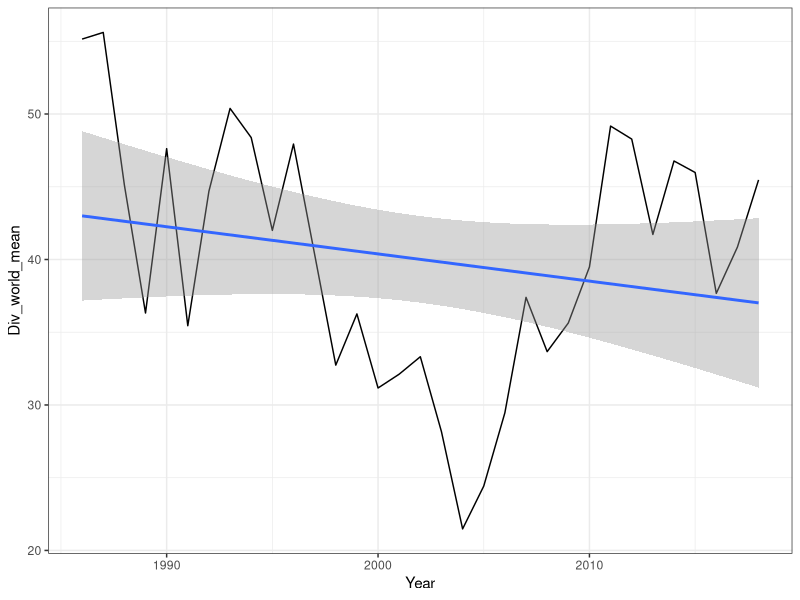

Generate this figure with R:
library(tidyverse)

########################################
### The previous dataset---till 2012 ###
########################################

# df_bond <- readr::read_csv('FTS_Data_Bond.csv',
#                              na = c("", "NA", ".", " ", "NaN", 'Inf', '-Inf'),
#                              skip = 3,
#                              col_names = T,
#                              col_types = cols(.default = col_double(),
#                                               Date = col_date(format = "%m/%d/%Y")))
# 
# df_bond <- df_bond %>%
#   dplyr::mutate('Year' = lubridate::year(Date)) %>%
#   dplyr::mutate('Canada_lag' = dplyr::lag(Canada)) %>% #include one-day lags
#   dplyr::mutate('US_lag' = dplyr::lag(US)) %>% #include one-day lags
#   dplyr::select(-Date_Number) %>%
#   dplyr::select(Date, Year, everything())

###########################################
### The new dataset---updated till 2018 ###
###########################################

df_bond <- readr::read_csv('CGR_data_2018_bond.csv',
                             na = c("", "NA", ".", " ", "NaN", 'Inf', '-Inf'),
                             col_names = T,
                             col_types = cols(.default = col_double(),
                                              Date = col_date(format = "%d/%m/%Y")))

df_bond <- df_bond %>%
  dplyr::mutate('Year' = lubridate::year(Date)) %>%
  dplyr::filter(Year < 2019) %>%
  dplyr::mutate('Canada_lag' = dplyr::lag(Canada)) %>% #include one-day lags
  dplyr::mutate('US_lag' = dplyr::lag(US)) %>% #include one-day lags
  dplyr::select(Date, Year, everything())

### Analysis begins here ###

name_country_full <- df_bond %>%
  dplyr::select(-c(Date, Year, Canada_lag, US_lag)) %>%
  colnames(.)


func_deduplic <- function(vec)
{
  # This function accepts a vector
  # and replaces duplicated entries
  # with missing values
  vec[duplicated(vec)] <- NA
  return(vec)
}

# Ignoring duplicated entries
df_bond_deduplic <- df_bond %>%
  dplyr::select(-c(Year, Date)) %>%
  apply(., 2, func_deduplic) %>%
  tibble::as_tibble(.) %>%
  tibble::add_column('Date' = df_bond$Date, 'Year' = df_bond$Year) %>%
  dplyr::select(Date, Year, everything(.))

# Taking log returns = log(I_t) - log(I_{t-1})
df_bond_return <- df_bond_deduplic %>%
  dplyr::select(-c(Date, Year)) %>%
  apply(., 2, function(vec){return(c(NA, diff(log(vec))))}) %>%
  tibble::as_tibble(.) %>%
  tibble::add_column('Date' = df_bond$Date, 'Year' = df_bond$Year) %>%
  dplyr::select(Date, Year, everything(.))

# Using nested dataframes
nest_year_return <- df_bond_return %>%
  dplyr::select(-Date) %>%
  dplyr::group_by(Year) %>%
  tidyr::nest(.)

# How many valid returns to use per year?
num_bond_usable <- 50
#num_bond_usable <- 100

func_valid_ret <- function(df, n = num_bond_usable)
{
  # This function accepts a return data matrix and 
  # accepts only those columns which have enough
  # usable entries ( >= num_bond_usable)
  temp_NA <- apply(df, 2, function(vec){sum(is.na(vec))})
  
  df_2 <- df[, temp_NA < (nrow(df) - n)]
  
  return(df_2)
}

nest_year_return <- nest_year_return %>%
  dplyr::mutate('LHS_country_valid' = purrr::map(data, func_valid_ret))

##############################
##### COUNTRY COHORTS ########
##############################

# Pre 86 cohort
temp_85 <- nest_year_return %>%
  dplyr::filter(Year == 1985) %>%
  dplyr::select(-data)

country_85_temp <- temp_85$LHS_country_valid[[1]] %>%
  colnames()

country_85 <- country_85_temp[1:(length(country_85_temp)-2)]

# 86-99 cohort
temp_99 <- nest_year_return %>%
  dplyr::filter(Year == 1999) %>%
  dplyr::select(-data)

country_8699 <- temp_99$LHS_country_valid[[1]] %>%
  colnames()

country_99_temp <- setdiff(country_8699, country_85)
country_99 <- country_99_temp[1:(length(country_99_temp)-2)]

# post 99
temp_2018 <- nest_year_return %>%
  dplyr::filter(Year == 2018) %>%
  dplyr::select(-data)

country_9918 <- temp_2018$LHS_country_valid[[1]] %>%
  colnames()

country_2018_temp <- setdiff(country_9918, union(country_99, country_85))
country_2018 <- country_2018_temp[1:(length(country_2018_temp)-2)]

#############################  


year_cohort <- 1986

func_rm_full_NA <- function(df)
{
  # This function accepts a data frame
  # and removes columns which are
  # completely full of missing values
  return(df[, colSums(is.na(df)) < nrow(df)])
}

# Names of pre-86 cohort countries
name_country_pre_cohort <- df_bond_return %>%
  dplyr::filter(Year < year_cohort) %>%
  dplyr::select(-c(Date, Year, Canada_lag, US_lag)) %>%
  func_rm_full_NA(.) %>%
  colnames(.)

# Names of ordinary countries
name_country_ordinary <- dplyr::setdiff(name_country_full, 
                                        name_country_pre_cohort)

# Select from the set of columns the pre-86 countries 
# along with the one-day lags of US and Canada
func_select_RHS_countries <- function(df)
{
  # This function accepts a return data matrix
  # and returns the pre86 cohort with the one-day
  # lags of US and Canada---to be used for the 
  # computation of principal components
  
  return(df[, c(dplyr::intersect(colnames(df), name_country_pre_cohort), 
                'Canada_lag', 'US_lag')])
}

func_select_ordinary <- function(df)
{
  # This accepts a data return matrix and selects 
  # the ordinary non-pre86 cohort country columns
  return(df[, dplyr::intersect(colnames(df), name_country_ordinary)])
}

func_select_pre_cohort <- function(df)
{
  # This accepts a data return matrix and selects 
  # the ordinary non-pre86 cohort country columns
  return(df[, dplyr::intersect(colnames(df), name_country_pre_cohort)])
}

nest_year_return_LHS_RHS <- nest_year_return %>%
  dplyr::filter(Year >= year_cohort) %>%
  dplyr::mutate('RHS_country' = purrr::map(data, 
                                           func_select_RHS_countries)) %>%
  dplyr::mutate('LHS_country_ordinary' = purrr::map(LHS_country_valid, 
                                                    func_select_ordinary)) %>%
  dplyr::select(-data)


nest_year_return_LHS_RHS <- nest_year_return_LHS_RHS %>%
  dplyr::mutate('RHS_country_rm_NA_col' = purrr::map(RHS_country, func_rm_full_NA))

func_NA_med_df <- function(df)
{
  # This function accepts a dataframe and
  # replaces missing values with column medians
  func_NA_med_vec <- function(vec)
  {
    vec[is.na(vec)] <- median(vec, na.rm = T)
    return(vec)
  }
  
  df_2 <- apply(df, 2, func_NA_med_vec)
  return(df_2)
}


nest_year_return_LHS_RHS <- nest_year_return_LHS_RHS %>%
  dplyr::mutate('RHS_country_clean' = purrr::map(RHS_country_rm_NA_col, func_NA_med_df), 
                'Cov_matrix' = purrr::map(RHS_country_clean, cov),
                'Eig_val' = purrr::map(Cov_matrix, function(df){return(eigen(df)$values)}),
                'Eig_vec' = purrr::map(Cov_matrix, function(df){return(eigen(df)$vectors)}),
                'Share' = purrr::map(Eig_val, function(vec){return(cumsum(vec)/sum(vec))})) %>%
  dplyr::select(-RHS_country)

nest_lag_eig <- dplyr::lag(nest_year_return_LHS_RHS$Eig_vec) #due to some weird nested lag behavior

# Adding lags of eigenvectors
nest_year_return_LHS_RHS <- nest_year_return_LHS_RHS %>%
  tibble::add_column('Lag_eig_vec' = nest_lag_eig)

func_pc_90 <- function(vec)
{
  # This function accepts a cumulative share of variance
  # vector and returns the number of PCs needed for 90% coverage 
  return(min(which(vec >= 0.90)))
}

# How many PCs needed for explaining 90% of variation?
# num_pc_90 <- sapply(nest_year_return_LHS_RHS$Share, func_pc_90)
num_pc_90 <- purrr::map_dbl(nest_year_return_LHS_RHS$Share, func_pc_90)
# num_pc_bond <- ceiling(median(num_pc_90)) # 12 are enough
num_pc_bond <- max(num_pc_90) # At John's suggestion

#############################################
### PC computation for ordinary countries ###
#############################################

func_pc_out_sample <- function(df1, df2)
{
  # This function accepts 2 dataframes, compares their
  # columns and rows to see if they can be multiplied,
  # then finds submatrices compatible with multiplication,
  # and multiplies the two matrices
  
  data_matrix <- as.matrix(df1)
  ncol_data <- ncol(data_matrix) #column number in data
  nrow_eig <- nrow(df2) #row number in eigenmatrix
  
  if (ncol_data < nrow_eig) #if num of row is more
  {
    eig_mat <- df2[1:ncol_data, ] #select submatrix
    temp <- data_matrix%*%eig_mat #multiply
  } else 
  {
    data_mat <- data_matrix[, 1:nrow_eig] #select submatrix
    temp <- data_mat%*%df2 #multiply
  }
  
  pc_out_sample <- temp
  
  return(pc_out_sample)
}

# Compute PCs
# nest_year_return_LHS_RHS <- nest_year_return_LHS_RHS %>%
#   dplyr::filter(Year >= year_cohort + 1) %>%
#   dplyr::mutate('PC_out_sample' = purrr::map2(RHS_country_clean, Lag_eig_vec,
#                                               function(df1, df2){return(df1%*%df2)}), #note df1%*%df2 [!]
#                 'PC_out_sample_90' = purrr::map(PC_out_sample,
#                                                 function(df){return(df[, 1:num_pc_bond])}))

nest_year_return_LHS_RHS <- nest_year_return_LHS_RHS %>%
  #dplyr::filter(!(purrr::map_lgl(Lag_eig_vec, function(df){return(any(is.na(df)))}))) %>%
  dplyr::filter(Year > 1986) %>%
  dplyr::mutate('PC_out_sample' = purrr::map2(RHS_country_clean, Lag_eig_vec,
                                              func_pc_out_sample),
                'PC_out_sample_90' = purrr::map(PC_out_sample,
                                                function(df){return(df[, 1:num_pc_bond])})
                )


nest_year_regression <- nest_year_return_LHS_RHS %>%
  dplyr::select(Year, LHS_country_ordinary, PC_out_sample_90)

func_inf_nan_NA_df <- function(df)
{
  # This accepts a dataframe and treats any infinite
  # or NaN values as missing
  func_inf_nan_NA_vec <- function(vec)
  {
    vec[is.infinite(vec) | is.nan(vec)] <- NA
    return(vec)
  }
  
  return(apply(df, 2, func_inf_nan_NA_vec))
}

# Treat as missing any infinite or NaN values that might be remaining
nest_year_regression <- nest_year_regression %>%
  dplyr::mutate('LHS_clean' = purrr::map(LHS_country_ordinary, func_inf_nan_NA_df))

func_lm_div <- function(df1, df2)
{
  # This function accepts the LHS and RHS of regressions
  # and returns the diversification index = 100*(1-adj_R_sqr)
  lhs <- as.matrix(df1)
  rhs <- as.matrix(df2)
  
  div <- list(NULL)
  
  for (j in 1:ncol(lhs)) #for each LHS country
  {
    lm_summary <- summary(lm(formula = lhs[, j] ~ rhs))
    adj_rsq <- max(lm_summary$adj.r.squared, 0)
    div[[j]] <- 100*(1 - adj_rsq)
  }
  
  return(unlist(div))
}

# Compute diversification indices
nest_year_regression <- nest_year_regression %>%
  dplyr::mutate('Div_ind' = purrr::map2(LHS_clean, PC_out_sample_90,
                                        func_lm_div))

func_attach_name <- function(df_1, vec)
{
  # Accepts regression LHS matrix and unnamed 
  # diversification vector indices and attaches 
  # the column names of LHS to the vector of indices
  names(vec) <- colnames(df_1)
  return(vec)
}

# Attach names of countries to diversification indices
nest_year_regression <- nest_year_regression %>%
  dplyr::mutate('Div_ind_edit' = purrr::map2(LHS_clean, Div_ind,
                                             func_attach_name))

func_pick_name <- function(vec_name) {names(vec_name)} #extract names

# Unnest results in long format
list_unnest_div_ordinary <- nest_year_regression %>%
  dplyr::mutate('Country' = purrr::map(Div_ind_edit, func_pick_name)) %>%
  dplyr::select(Year, Div_ind_edit, Country) %>%
  tidyr::unnest(.)

# Spread in wide format
Div_ind_ordinary <- list_unnest_div_ordinary %>%
  tidyr::spread(key = Country, value = Div_ind_edit) 

###############################################
### PC computation for pre cohort countries ###
###############################################

nest_year_pre_cohort <- nest_year_return %>%
  dplyr::select(Year, LHS_country_valid) %>%
  dplyr::filter(Year >= year_cohort) %>%
  dplyr::mutate('LHS_clean' = purrr::map(LHS_country_valid, 
                                         func_inf_nan_NA_df)) %>% #remove infinite or NaNs
  dplyr::mutate('LHS_pre_cohort' = purrr::map(LHS_clean, 
                                              func_select_pre_cohort)) %>%
  dplyr::mutate('RHS_countries' = purrr::map(LHS_clean, func_select_RHS_countries)) %>%
  dplyr::mutate('RHS_clean' = purrr::map(RHS_countries, func_NA_med_df))

nest_year_pre_cohort_2 <- nest_year_pre_cohort %>%
  dplyr::select(Year, LHS_pre_cohort, RHS_clean)

func_rm_col_j <- function(df)
{
  # This function accepts a data matrix and generates 
  # a sequence of matrices each one missing one 
  # column at a time (excluding lags of Canada and US)
  temp_list <- list(NULL)
  
  df2 <- df[, -c(ncol(df)-1, ncol(df))] #exclude North Am lags
  
  for (j in 1:ncol(df2))
  {
    temp_list[[j]] <- df2[, -j] #remove column j
  }
  
  return(temp_list)
}

# Generate sequence of matrices with each column removed once
nest_year_pre_cohort_2 <- nest_year_pre_cohort_2 %>%
  dplyr::mutate('RHS_country_j' = purrr::map(RHS_clean, func_rm_col_j)) 

func_eig_val_list <- function(list)
{
  # This function accepts a list of matrices and
  # applies to each matrix, a function that computes
  # its eigenvalues, then returns the list of 
  # eigenvalues---one for each matrix in the list
  func_eig_val_df <- function(df)
  {
    return(eigen(df)$values)
  }
  
  eig_val_list <- purrr::map(list, func_eig_val_df)
  
  return(eig_val_list)
}

func_eig_vec_list <- function(list)
{
  # This function accepts a list of matrices and
  # applies to each matrix, a function that computes
  # its eigenvectors, then returns the list of 
  # eigenvectors---one for each matrix in the list
  func_eig_vec_df <- function(df)
  {
    return(eigen(df)$vectors)
  }
  
  eig_vec_list <- purrr::map(list, func_eig_vec_df)
  
  return(eig_vec_list)
}


nest_year_pre_cohort_2 <- nest_year_pre_cohort_2 %>%
  dplyr::mutate('Cov_list_j' = purrr::map(RHS_country_j, 
                                          function(list){return(purrr::map(list, cov))})) %>%
  dplyr::mutate('Eig_val_list_j' = purrr::map(Cov_list_j, func_eig_val_list)) %>%
  dplyr::mutate('Eig_vec_list_j' = purrr::map(Cov_list_j, func_eig_vec_list)) 

nest_lag_eig_list <- dplyr::lag(nest_year_pre_cohort_2$Eig_vec_list_j) #due to some weird nested lag behavior

nest_year_pre_cohort_2 <- nest_year_pre_cohort_2 %>%
  tibble::add_column('Lag_eig_vec_list_j' = nest_lag_eig_list)

nest_year_pre_cohort_final <- nest_year_pre_cohort_2 %>%
  dplyr::select(Year, LHS_pre_cohort, RHS_country_j, 
                Eig_vec_list_j, Lag_eig_vec_list_j)

func_list_multiply <- function(list1, list2)
{
  # This function accepts two lists of matrices
  # then multiplies matrix i in list 1 to matrix i
  # in list 2 and returns the output as another list
  func_df_mult <- function(df1, df2)
  {
    return(df1%*%df2) #note matrix multiplication %*%
  }
  
  list3 <- purrr::map2(list1, list2, func_df_mult)
  
  return(list3)
  
}


nest_year_pre_cohort_final <- nest_year_pre_cohort_final %>%
  dplyr::mutate('length_list_RHS' = purrr::map_dbl(RHS_country_j, length),
                'length_list_lag_eig' = purrr::map_dbl(Lag_eig_vec_list_j, length))

# Which RHS and lag eigenvector list lengths are the same? Multiply them
nest_year_pre_cohort_final_2 <- nest_year_pre_cohort_final %>%
  dplyr::filter(length_list_RHS == length_list_lag_eig) %>%
  dplyr::mutate('PC_list_j' = purrr::map2(RHS_country_j, Lag_eig_vec_list_j,
                                          func_list_multiply)) %>%
  dplyr::select(Year, LHS_pre_cohort, PC_list_j)


# Which RHS and lag eigenvector list lengths are NOT the same? Multiply RHS with eigenvectors
nest_year_pre_cohort_final_3 <- nest_year_pre_cohort_final %>%
  dplyr::filter(length_list_RHS != length_list_lag_eig) %>%
  dplyr::mutate('PC_list_j' = purrr::map2(RHS_country_j, Eig_vec_list_j, 
                                          func_list_multiply)) %>%
  dplyr::select(Year, LHS_pre_cohort, PC_list_j)

nest_year_pre_cohort_regress <- rbind(nest_year_pre_cohort_final_3,
                                      nest_year_pre_cohort_final_2) %>%
  dplyr::arrange(Year)

# func_select_PC_list <- function(list)
# {
#   # This function accepts a list of PCs matrices and 
#   # returns the list with each PC matrix with 
#   # number of columns from 1 to num_pc_bond
#   func_select_PC_df <- function(df)
#   {
#     return(df[, 1:num_pc_bond])
#   }
#   
#   list1 <- purrr::map(list, func_select_PC_df)
#   
#   return(list1)
# }
# 
# nest_year_pre_cohort_regress <- nest_year_pre_cohort_regress %>%
#   dplyr::mutate('PC_list_j_final' = purrr::map(PC_list_j, func_select_PC_list))


func_pre_cohort_regress <- function(df1, list)
{
  # This function accepts the matrix of LHS countries
  # and the list of RHS matrices, then returns the 
  # diversification index for each country
  div_list <- list(NULL)
  
  for (i in 1:ncol(df1))
  {
    df2 <- list[[i]]
    
    temp_lhs <- df1[, i]
    temp_rhs <- as.matrix(df2)
    
    lm_summary <- summary(lm(formula = temp_lhs ~ temp_rhs))
    adj_rsq <- max(lm_summary$adj.r.squared, 0)
    div_list[[i]] <- 100*(1 - adj_rsq)
  }
  
  return(unlist(div_list))
}


# nest_year_pre_cohort_regress <- nest_year_pre_cohort_regress %>%
#   dplyr::filter(purrr::map(PC_list_j_final, length) > 0) %>%
#   dplyr::mutate('Div_ind_pre_cohort' = purrr::map2(LHS_pre_cohort, PC_list_j_final,
#                                                    func_pre_cohort_regress))

nest_year_pre_cohort_regress <- nest_year_pre_cohort_regress %>%
#  dplyr::filter(purrr::map(PC_list_j_final, length) > 0) %>%
  dplyr::mutate('Div_ind_pre_cohort' = purrr::map2(LHS_pre_cohort, PC_list_j,
                                                   func_pre_cohort_regress))


func_attach_name_pre_cohort <- function(vec, LHS_data)
{
  names(vec) <- colnames(LHS_data)
  return(vec)
}

nest_year_pre_cohort_regress <- nest_year_pre_cohort_regress %>%
  dplyr::mutate('Div_ind_pre_cohort_name' = purrr::map2(Div_ind_pre_cohort, LHS_pre_cohort,
                                                       func_attach_name_pre_cohort))

######################################################################################

# Unnest results in long format
list_unnest_div_pre_cohort <- nest_year_pre_cohort_regress %>%
  dplyr::mutate('Country' = purrr::map(Div_ind_pre_cohort_name, func_pick_name)) %>%
  dplyr::select(Year, Div_ind_pre_cohort_name, Country) %>%
  tidyr::unnest(.)

# Spread in wide format
Div_ind_pre_cohort <- list_unnest_div_pre_cohort %>%
  tidyr::spread(key = Country, value = Div_ind_pre_cohort_name) 

# Full dataframe for all countries
Div_ind_full_long <- dplyr::full_join(Div_ind_ordinary, Div_ind_pre_cohort,
                                      by = c('Year')) %>%
  tidyr::gather(., Australia:US, key = 'Country', value = 'Div_Index') %>%
  dplyr::arrange(Country)

Div_ind_full_wide <- Div_ind_full_long %>%
  tidyr::spread(key = 'Country', value = 'Div_Index') 

Div_world_mean <- apply(Div_ind_full_wide[, -1], 1, function(x){return(mean(x, na.rm = T))})


Div_ind_full_wide <- Div_ind_full_wide %>%
  tibble::add_column('Div_world_mean' = Div_world_mean) %>%
  dplyr::select(Year, Div_world_mean, everything())

Div_ind_plot <- ggplot(data = Div_ind_full_wide, 
                       mapping = aes(Year, Div_world_mean)) +
  geom_line() +
  geom_smooth(method = lm) +
  theme_bw()

Div_ind_full_long_2 <- Div_ind_full_wide %>%
  tidyr::gather(Div_world_mean:US, key = 'Country', value = 'Div_Index')

